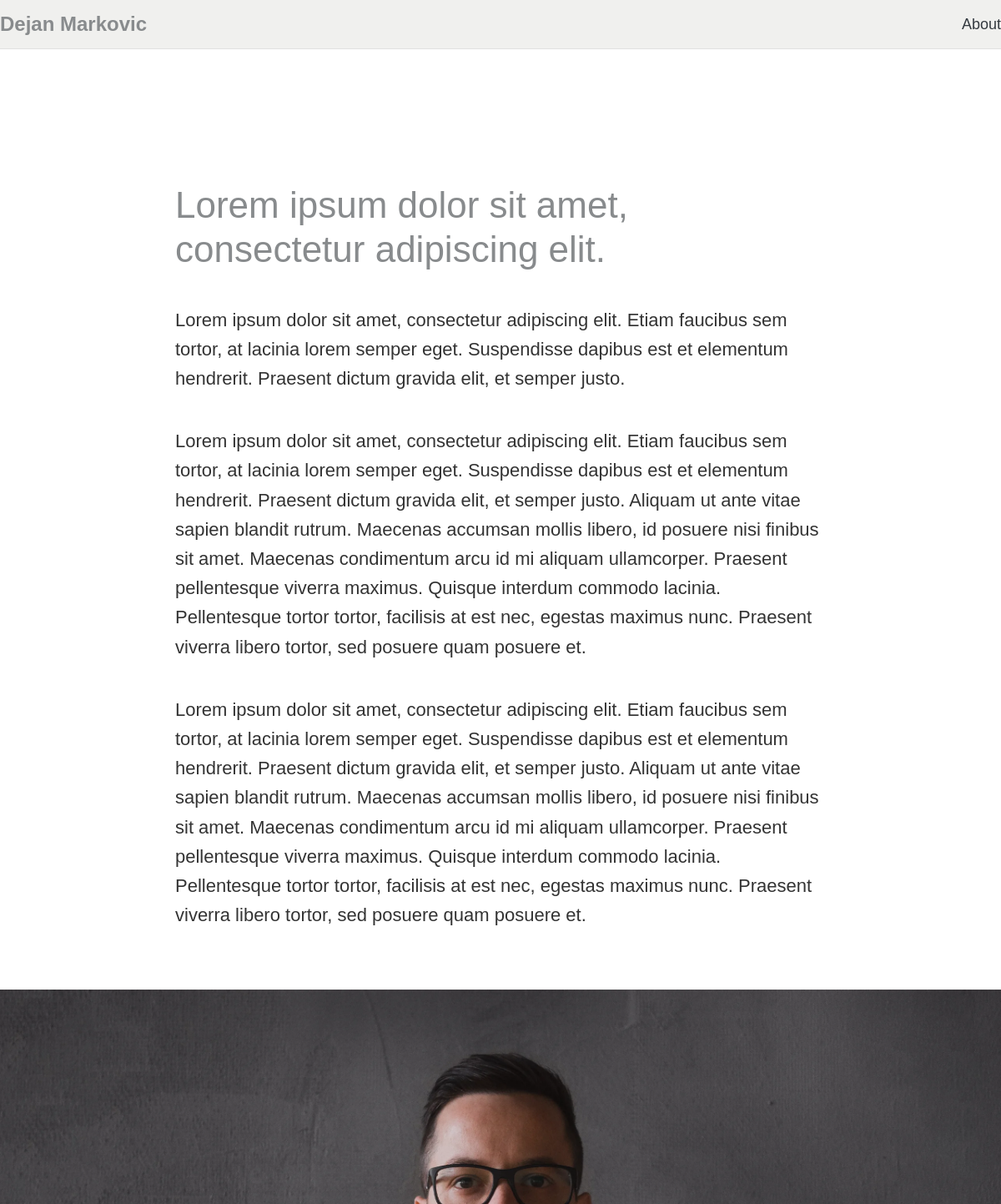
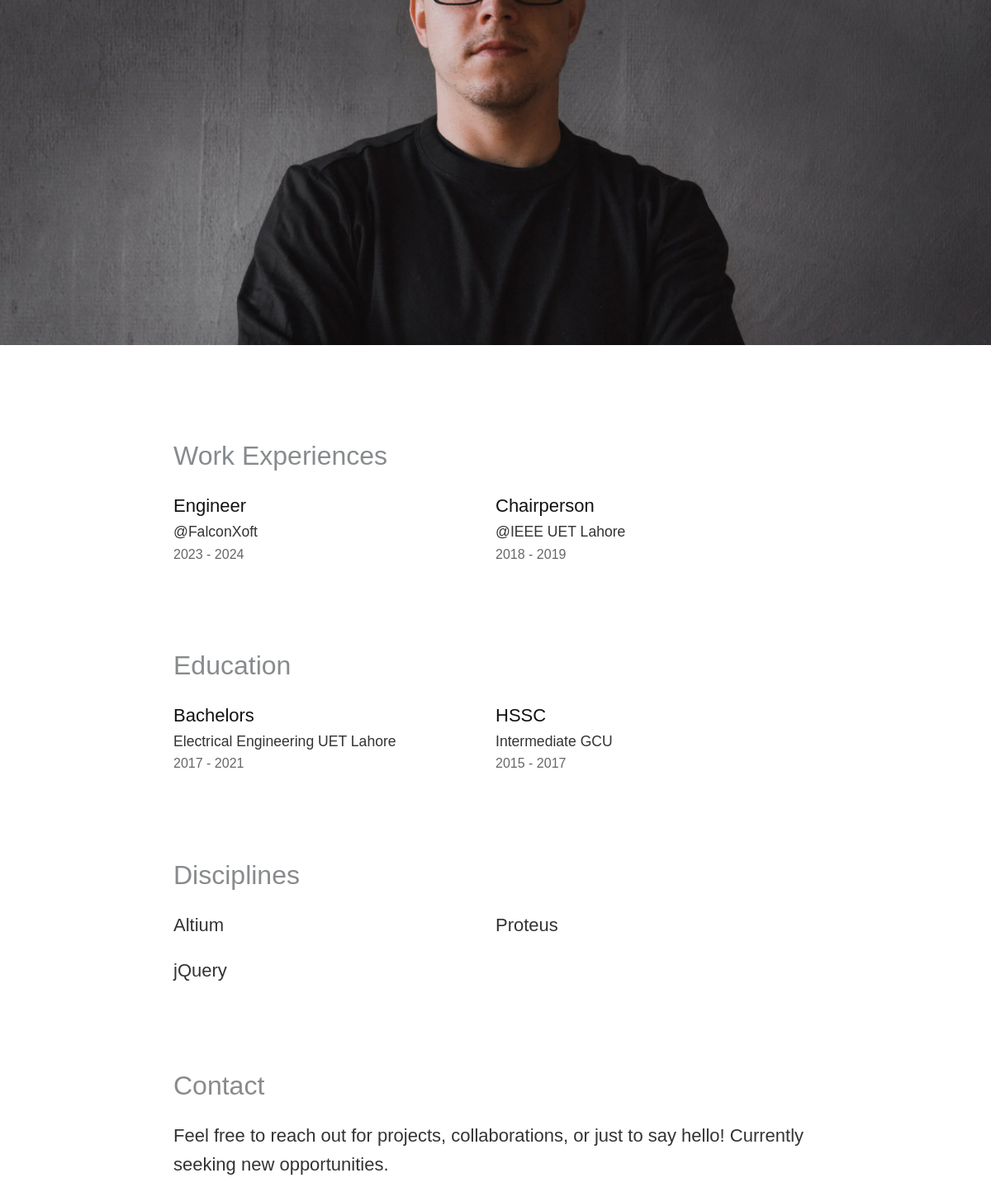
Page /about/ (upper part) on the earlier database version (2 pictures, top to bottom).
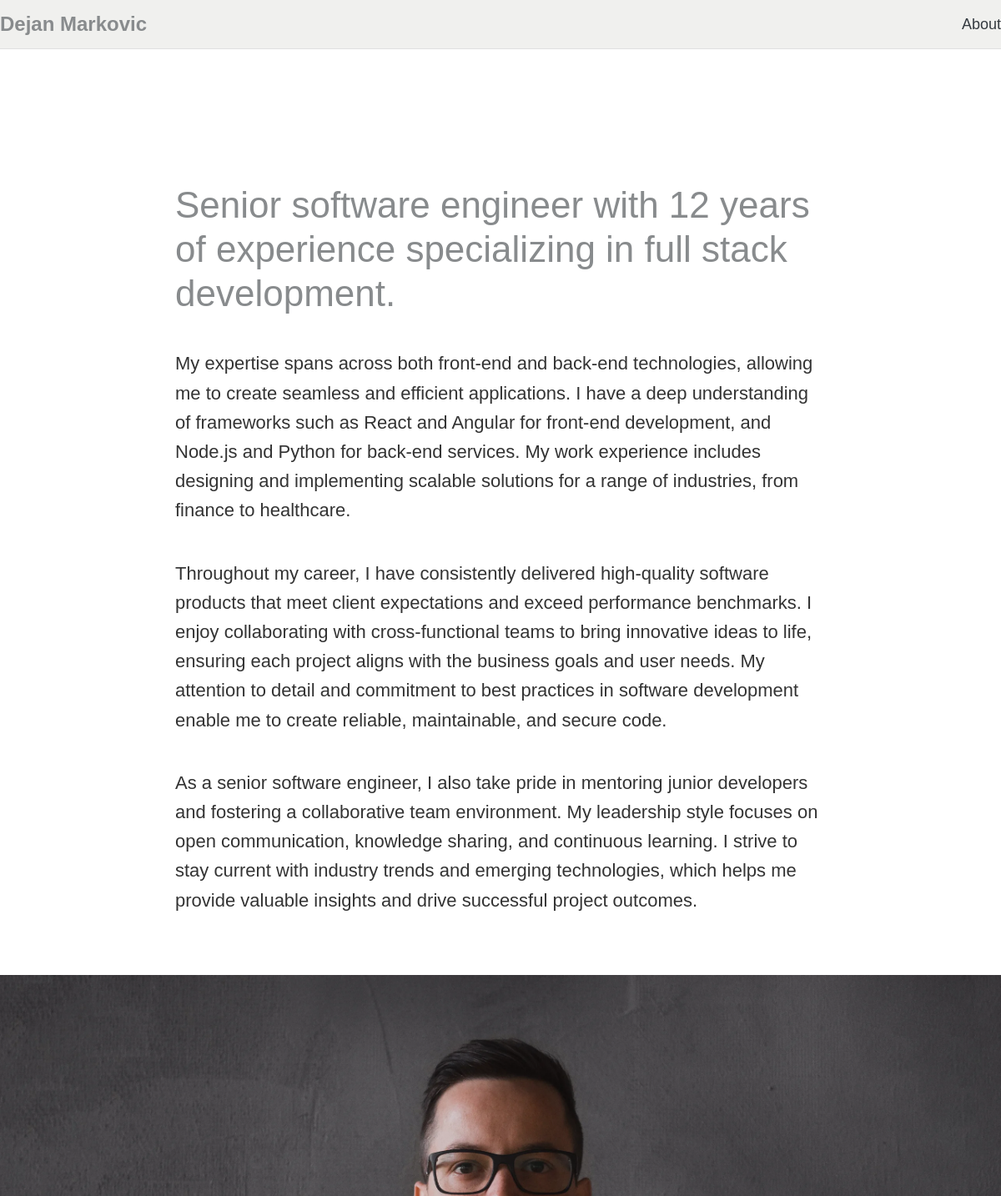
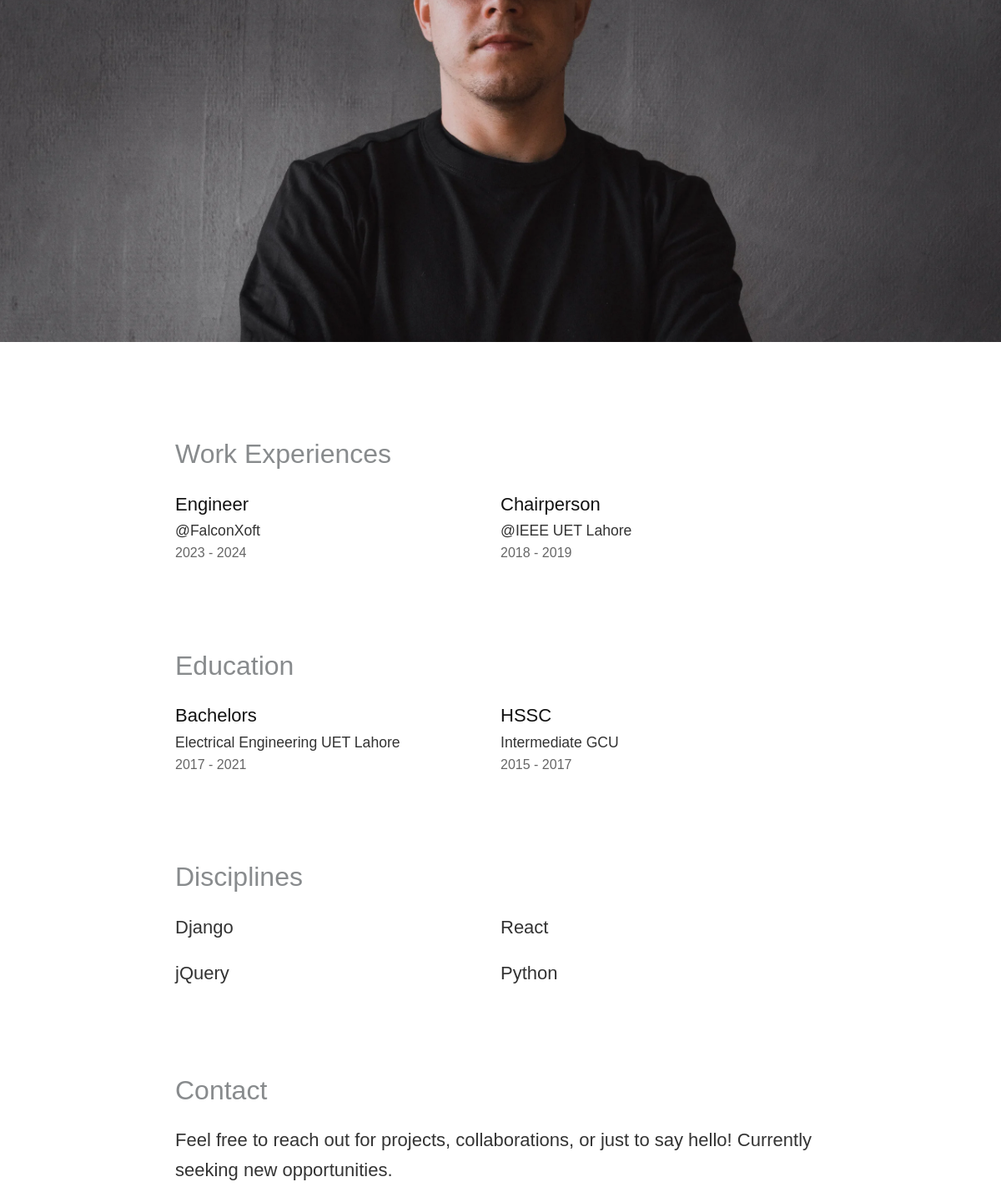
Same page on the later database version (2 pictures, top to bottom).
### portfolio_app/models.py (models this page shows, shortened)
class ProfileDescription(models.Model):
    top_paragraph = models.TextField(blank=True, null=True, help_text='Enter the top paragraph of your profile description.')
    paragraph_1 = models.TextField(blank=True, null=True, help_text='Enter the first paragraph.')
    paragraph_2 = models.TextField(blank=True, null=True, help_text='Enter the second paragraph.')
    paragraph_3 = models.TextField(blank=True, null=True, help_text='Enter the third paragraph.')
    image = models.ImageField(blank=True, null=True, upload_to='portfolio_app/media/')

class WorkExperience(models.Model):
    job_title = models.CharField(max_length=100, help_text='Job title.', blank=True, null=True)
    company = models.CharField(max_length=100, help_text='Company name.', blank=True, null=True)
    start_year = models.IntegerField(help_text='Start year of the work period.', blank=True, null=True)
    end_year = models.IntegerField(help_text='End year of the work period. Use the current year if still working.', blank=True, null=True)

class Education(models.Model):
    title = models.CharField(max_length=100, help_text='Degree or certification title.')
    degree_institution = models.CharField(max_length=100, help_text='Name of the degree and institution.')
    start_year = models.IntegerField(help_text='Start year of the education period.')
    end_year = models.IntegerField(help_text='End year of the education period.')

class Discipline(models.Model):
    name = models.CharField(max_length=100, help_text='Discipline name.')

### portfolio_app/views.py (the view)
# urls.py: path('about/', views.about_page_view, name='about_page'),
def about_page_view(request):
    profile_description = ProfileDescription.objects.first()
    context = {}
    context['page_title'] = 'About Page'
    if profile_description:
        context['top_paragraph'] = profile_description.top_paragraph
        context['paragraph_1'] = profile_description.paragraph_1
        context['paragraph_2'] = profile_description.paragraph_2
        context['paragraph_3'] = profile_description.paragraph_3
        context['image_url'] = profile_description.image.url if profile_description.image else None
    else:
        context['add_data_button'] = True
    work_experiences = WorkExperience.objects.all()  # You can filter this to a specific user if needed
    work_experiences = WorkExperience.objects.all()  # Filtering by current user
    context['work_experiences'] = work_experiences
    education_entries = Education.objects.all()
    context['education_entries'] = education_entries
    discipline_entries = Discipline.objects.all()
    context['discipline_entries'] = discipline_entries
    user_profile = UserProfile.objects.first()
    if user_profile:
        context['user_email'] = user_profile.email if hasattr(user_profile, 'email') else None
        context['linkedin_url'] = user_profile.linkedin_url if hasattr(user_profile, 'linkedin_url') else None
    else:
        context['user_email'] = None
        context['linkedin_url'] = None
    return render(request, 'portfolio_app/about.html', context)

### portfolio_app/templates/portfolio_app/about.html (shortened to what this page needs)
{% extends 'base.html' %}
{% load static %}
{% block content %}
<div class="toast-container position-fixed top-0 end-0 p-3">
</div>
<div class="about-page slide delay01">
    {% if top_paragraph or paragraph_1 or paragraph_2 or paragraph_3 %}
        <div class="about">
            {% if top_paragraph %}
                <h2 style = " color: #888b8d;">{{ top_paragraph }}</h2>
            {% endif %}
            {% if paragraph_1 %}
                <p  class="text">{{ paragraph_1 }}</p>
            {% endif %}
            {% if paragraph_2 %}
                <p class="text">{{ paragraph_2 }}</p>
            {% endif %}
            {% if paragraph_3 %}
                <p class="text">{{ paragraph_3 }}</p>
            {% endif %}
        </div>
        {% if image_url %}
        <img
        src="{{ image_url }}"
        alt="Profile Image"
        class="photo-dejan"
        loading="lazy">
        {% endif %}
    {% endif %}
    <div class="about">
        <h4 style = "color: #888b8d" >Work Experiences</h4>
        {% if work_experiences %}
        <div class="multi-row-grid">
            {% for experience in work_experiences %}
            <div class="multi-row">
                <p class="title">{{ experience.job_title }}</p>
                <p class="entity">@{{ experience.company }}</p>
                <p class="years">{{ experience.start_year }} - {{ experience.end_year }}</p>
            </div>
            {% endfor %}
        </div>
        {% endif %}
        <h4 style = "color: #888b8d">Education</h4>
        {% if education_entries %}
        <div class="multi-row-grid">
            {% for education in education_entries %}
            <div class="multi-row">
                <p class="title">{{ education.title }}</p>
                <p class="entity">{{ education.degree_institution }}</p>
                <p class="years">{{ education.start_year }} - {{ education.end_year }}</p>
            </div>
            {% endfor %}
        </div>
        {% endif %}
        <h4 style = "color: #888b8d">Disciplines</h4>
        {% if discipline_entries %}
        <div class="multi-row-grid">
            {% for discipline in discipline_entries %}
            <div class="multi-row">
                <p>{{ discipline.name }}</p>
            </div>
            {% endfor %}
        </div>
        {% endif %}
        <h4 style = "color: #888b8d">Contact</h4>
        <p>Feel free to reach out for projects, collaborations, or just to say hello! Currently seeking new opportunities.</p>
    </div>
</div>
{% endblock %}

Differences in the rows shown:
changed ProfileDescription: top_paragraph "Lorem ipsum dolor sit amet, consectetur adipiscing elit." → "Senior software engineer with 12 years of experience specializing in full stack development."; paragraph_1 "Lorem ipsum dolor sit amet, consectetur adipiscing elit. Etiam faucibus sem tortor, at lacinia lorem semper eget. Suspendisse dapibus est et elementum hendrerit. Praesent dictum gravida elit, et semper justo." → "My expertise spans across both front-end and back-end technologies, allowing me to create seamless and efficient applications. I have a deep understanding of frameworks such as React and Angular for front-end development, and Node.js and Python for back-end services. My work experience includes designing and implementing scalable solutions for a range of industries, from finance to healthcare."; paragraph_2 "Lorem ipsum dolor sit amet, consectetur adipiscing elit. Etiam faucibus sem tortor, at lacinia lorem semper eget. Suspendisse dapibus est et elementum hendrerit. Praesent dictum gravida elit, et semper justo. Aliquam ut ante vitae sapien blandit rutrum. Maecenas accumsan mollis libero, id posuere nisi finibus sit amet. Maecenas condimentum arcu id mi aliquam ullamcorper. Praesent pellentesque viverra maximus. Quisque interdum commodo lacinia. Pellentesque tortor tortor, facilisis at est nec, egestas maximus nunc. Praesent viverra libero tortor, sed posuere quam posuere et." → "Throughout my career, I have consistently delivered high-quality software products that meet client expectations and exceed performance benchmarks. I enjoy collaborating with cross-functional teams to bring innovative ideas to life, ensuring each project aligns with the business goals and user needs. My attention to detail and commitment to best practices in software development enable me to create reliable, maintainable, and secure code."; paragraph_3 "Lorem ipsum dolor sit amet, consectetur adipiscing elit. Etiam faucibus sem tortor, at lacinia lorem semper eget. Suspendisse dapibus est et elementum hendrerit. Praesent dictum gravida elit, et semper justo. Aliquam ut ante vitae sapien blandit rutrum. Maecenas accumsan mollis libero, id posuere nisi finibus sit amet. Maecenas condimentum arcu id mi aliquam ullamcorper. Praesent pellentesque viverra maximus. Quisque interdum commodo lacinia. Pellentesque tortor tortor, facilisis at est nec, egestas maximus nunc. Praesent viverra libero tortor, sed posuere quam posuere et." → "As a senior software engineer, I also take pride in mentoring junior developers and fostering a collaborative team environment. My leadership style focuses on open communication, knowledge sharing, and continuous learning. I strive to stay current with industry trends and emerging technologies, which helps me provide valuable insights and drive successful project outcomes."
changed Discipline: name "Altium" → "Django"
changed Discipline: name "Proteus" → "React"
added Discipline: name "Python"
